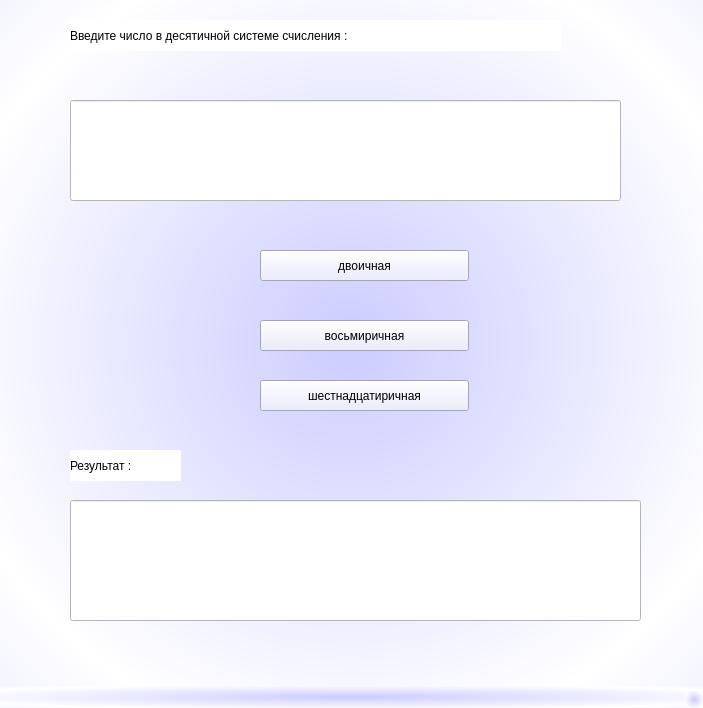
<?xml version="1.0" encoding="UTF-8"?>
<ui version="4.0">
 <class>MainWindow</class>
 <widget class="QMainWindow" name="MainWindow">
  <property name="geometry">
   <rect>
    <x>0</x>
    <y>0</y>
    <width>703</width>
    <height>708</height>
   </rect>
  </property>
  <property name="windowTitle">
   <string>Системы счисления</string>
  </property>
  <property name="styleSheet">
   <string notr="true">background-color: qradialgradient(spread:reflect, cx:0.5, cy:0.5, radius:0.585, fx:0.5, fy:0.5, stop:0 rgba(204, 204, 255, 255), stop:1 rgba(255, 255, 255, 255));</string>
  </property>
  <widget class="QWidget" name="centralwidget">
   <widget class="QLineEdit" name="lineEdit">
    <property name="geometry">
     <rect>
      <x>70</x>
      <y>100</y>
      <width>551</width>
      <height>101</height>
     </rect>
    </property>
    <property name="styleSheet">
     <string notr="true">background-color: rgb(255, 255, 255);
font: 14pt &quot;Times New Roman&quot;;</string>
    </property>
   </widget>
   <widget class="QLineEdit" name="lineEdit_2">
    <property name="geometry">
     <rect>
      <x>70</x>
      <y>500</y>
      <width>571</width>
      <height>121</height>
     </rect>
    </property>
    <property name="styleSheet">
     <string notr="true">background-color: rgb(255, 255, 255);
font: 75 14pt &quot;Times New Roman&quot;;</string>
    </property>
   </widget>
   <widget class="QLabel" name="label">
    <property name="geometry">
     <rect>
      <x>70</x>
      <y>20</y>
      <width>491</width>
      <height>31</height>
     </rect>
    </property>
    <property name="styleSheet">
     <string notr="true">font: 75 14pt &quot;Times New Roman&quot;;
background-color: rgb(255, 255, 255);</string>
    </property>
    <property name="text">
     <string>Введите число в десятичной системе счисления :</string>
    </property>
   </widget>
   <widget class="QLabel" name="label_2">
    <property name="geometry">
     <rect>
      <x>70</x>
      <y>450</y>
      <width>111</width>
      <height>31</height>
     </rect>
    </property>
    <property name="styleSheet">
     <string notr="true">font: 75 14pt &quot;Times New Roman&quot;;
background-color: rgb(255, 255, 255);</string>
    </property>
    <property name="text">
     <string>Результат :</string>
    </property>
   </widget>
   <widget class="QPushButton" name="pushButton">
    <property name="geometry">
     <rect>
      <x>260</x>
      <y>250</y>
      <width>209</width>
      <height>31</height>
     </rect>
    </property>
    <property name="styleSheet">
     <string notr="true">font: 12pt &quot;Times New Roman&quot;;
background-color: rgb(230, 230, 255);</string>
    </property>
    <property name="text">
     <string>двоичная</string>
    </property>
   </widget>
   <widget class="QPushButton" name="pushButton_2">
    <property name="geometry">
     <rect>
      <x>260</x>
      <y>320</y>
      <width>209</width>
      <height>31</height>
     </rect>
    </property>
    <property name="styleSheet">
     <string notr="true">font: 12pt &quot;Times New Roman&quot;;
background-color: rgb(230, 230, 255);</string>
    </property>
    <property name="text">
     <string>восьмиричная</string>
    </property>
   </widget>
   <widget class="QPushButton" name="pushButton_3">
    <property name="geometry">
     <rect>
      <x>260</x>
      <y>380</y>
      <width>209</width>
      <height>31</height>
     </rect>
    </property>
    <property name="styleSheet">
     <string notr="true">font: 12pt &quot;Times New Roman&quot;;
background-color: rgb(230, 230, 255);</string>
    </property>
    <property name="text">
     <string>шестнадцатиричная</string>
    </property>
   </widget>
  </widget>
  <widget class="QMenuBar" name="menubar">
   <property name="geometry">
    <rect>
     <x>0</x>
     <y>0</y>
     <width>703</width>
     <height>26</height>
    </rect>
   </property>
  </widget>
  <widget class="QStatusBar" name="statusbar"/>
 </widget>
 <resources/>
 <connections/>
</ui>
